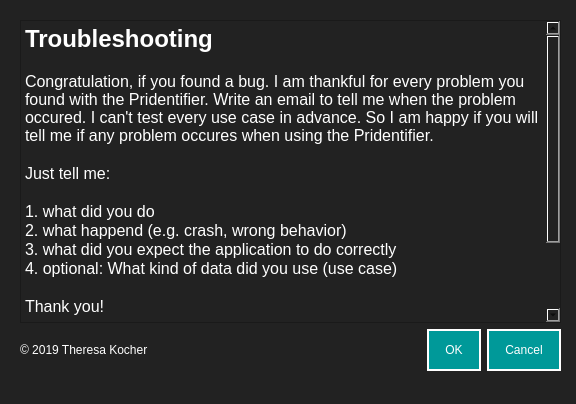
<?xml version="1.0" encoding="UTF-8"?>
<ui version="4.0">
 <class>Dialog</class>
 <widget class="QDialog" name="Dialog">
  <property name="geometry">
   <rect>
    <x>0</x>
    <y>0</y>
    <width>576</width>
    <height>404</height>
   </rect>
  </property>
  <property name="windowTitle">
   <string>Dialog</string>
  </property>
  <property name="styleSheet">
   <string notr="true">background-color: #222222;
</string>
  </property>
  <widget class="QWidget" name="verticalLayoutWidget">
   <property name="geometry">
    <rect>
     <x>20</x>
     <y>20</y>
     <width>541</width>
     <height>351</height>
    </rect>
   </property>
   <layout class="QVBoxLayout" name="verticalLayout_2">
    <item>
     <layout class="QHBoxLayout" name="horizontalLayout_5">
      <item>
       <layout class="QHBoxLayout" name="horizontalLayout_6"/>
      </item>
     </layout>
    </item>
    <item>
     <layout class="QHBoxLayout" name="horizontalLayout_7">
      <item>
       <widget class="QTextBrowser" name="textBrowser_2">
        <property name="styleSheet">
         <string notr="true">color: #fff;
font: 12pt &quot;Helvetica&quot;;
</string>
        </property>
        <property name="html">
         <string>&lt;!DOCTYPE HTML PUBLIC &quot;-//W3C//DTD HTML 4.0//EN&quot; &quot;http://www.w3.org/TR/REC-html40/strict.dtd&quot;&gt;
&lt;html&gt;&lt;head&gt;&lt;meta name=&quot;qrichtext&quot; content=&quot;1&quot; /&gt;&lt;style type=&quot;text/css&quot;&gt;
p, li { white-space: pre-wrap; }
&lt;/style&gt;&lt;/head&gt;&lt;body style=&quot; font-family:'Helvetica'; font-size:12pt; font-weight:400; font-style:normal;&quot;&gt;
&lt;p style=&quot; margin-top:0px; margin-bottom:0px; margin-left:0px; margin-right:0px; -qt-block-indent:0; text-indent:0px;&quot;&gt;&lt;span style=&quot; font-size:18pt; font-weight:600;&quot;&gt;Troubleshooting&lt;/span&gt;&lt;/p&gt;
&lt;p style=&quot;-qt-paragraph-type:empty; margin-top:0px; margin-bottom:0px; margin-left:0px; margin-right:0px; -qt-block-indent:0; text-indent:0px;&quot;&gt;&lt;br /&gt;&lt;/p&gt;
&lt;p style=&quot; margin-top:0px; margin-bottom:0px; margin-left:0px; margin-right:0px; -qt-block-indent:0; text-indent:0px;&quot;&gt;Congratulation, if you found a bug. I am thankful for every problem you found with the Pridentifier. Write an email to tell me when the problem occured. I can't test every use case in advance. So I am happy if you will tell me if any problem occures when using the Pridentifier.&lt;/p&gt;
&lt;p style=&quot;-qt-paragraph-type:empty; margin-top:0px; margin-bottom:0px; margin-left:0px; margin-right:0px; -qt-block-indent:0; text-indent:0px;&quot;&gt;&lt;br /&gt;&lt;/p&gt;
&lt;p style=&quot; margin-top:0px; margin-bottom:0px; margin-left:0px; margin-right:0px; -qt-block-indent:0; text-indent:0px;&quot;&gt;Just tell me:&lt;/p&gt;
&lt;p style=&quot;-qt-paragraph-type:empty; margin-top:0px; margin-bottom:0px; margin-left:0px; margin-right:0px; -qt-block-indent:0; text-indent:0px;&quot;&gt;&lt;br /&gt;&lt;/p&gt;
&lt;p style=&quot; margin-top:0px; margin-bottom:0px; margin-left:0px; margin-right:0px; -qt-block-indent:0; text-indent:0px;&quot;&gt;1. what did you do&lt;/p&gt;
&lt;p style=&quot; margin-top:0px; margin-bottom:0px; margin-left:0px; margin-right:0px; -qt-block-indent:0; text-indent:0px;&quot;&gt;2. what happend (e.g. crash, wrong behavior)&lt;/p&gt;
&lt;p style=&quot; margin-top:0px; margin-bottom:0px; margin-left:0px; margin-right:0px; -qt-block-indent:0; text-indent:0px;&quot;&gt;3. what did you expect the application to do correctly&lt;/p&gt;
&lt;p style=&quot; margin-top:0px; margin-bottom:0px; margin-left:0px; margin-right:0px; -qt-block-indent:0; text-indent:0px;&quot;&gt;4. optional: What kind of data did you use (use case)&lt;/p&gt;
&lt;p style=&quot;-qt-paragraph-type:empty; margin-top:0px; margin-bottom:0px; margin-left:0px; margin-right:0px; -qt-block-indent:0; text-indent:0px;&quot;&gt;&lt;br /&gt;&lt;/p&gt;
&lt;p style=&quot; margin-top:0px; margin-bottom:0px; margin-left:0px; margin-right:0px; -qt-block-indent:0; text-indent:0px;&quot;&gt;Thank you!&lt;/p&gt;
&lt;p style=&quot;-qt-paragraph-type:empty; margin-top:0px; margin-bottom:0px; margin-left:0px; margin-right:0px; -qt-block-indent:0; text-indent:0px;&quot;&gt;&lt;br /&gt;&lt;/p&gt;
&lt;p style=&quot;-qt-paragraph-type:empty; margin-top:0px; margin-bottom:0px; margin-left:0px; margin-right:0px; -qt-block-indent:0; text-indent:0px;&quot;&gt;&lt;br /&gt;&lt;/p&gt;
&lt;p style=&quot; margin-top:0px; margin-bottom:0px; margin-left:0px; margin-right:0px; -qt-block-indent:0; text-indent:0px;&quot;&gt;email to: trouble@korensic.com&lt;/p&gt;
&lt;p style=&quot;-qt-paragraph-type:empty; margin-top:0px; margin-bottom:0px; margin-left:0px; margin-right:0px; -qt-block-indent:0; text-indent:0px;&quot;&gt;&lt;br /&gt;&lt;/p&gt;
&lt;p style=&quot;-qt-paragraph-type:empty; margin-top:0px; margin-bottom:0px; margin-left:0px; margin-right:0px; -qt-block-indent:0; text-indent:0px;&quot;&gt;&lt;br /&gt;&lt;/p&gt;&lt;/body&gt;&lt;/html&gt;</string>
        </property>
       </widget>
      </item>
     </layout>
    </item>
    <item>
     <layout class="QHBoxLayout" name="horizontalLayout_8">
      <item>
       <widget class="QLabel" name="label_2">
        <property name="styleSheet">
         <string notr="true">color: #fff;
font: 12pt &quot;Helvetica&quot;;
</string>
        </property>
        <property name="text">
         <string>© 2019 Theresa Kocher</string>
        </property>
       </widget>
      </item>
      <item>
       <widget class="QDialogButtonBox" name="buttonBox_2">
        <property name="styleSheet">
         <string notr="true">QPushButton {
background-color: #009999;
padding: 12px 16px;
border: 2px solid #fff;
color: #fff;
font: Helvetica;
}
QPushButton:hover {
	background-color: #75bdc3;
}</string>
        </property>
        <property name="orientation">
         <enum>Qt::Horizontal</enum>
        </property>
        <property name="standardButtons">
         <set>QDialogButtonBox::Cancel|QDialogButtonBox::Ok</set>
        </property>
       </widget>
      </item>
     </layout>
    </item>
   </layout>
  </widget>
 </widget>
 <resources/>
 <connections/>
</ui>
